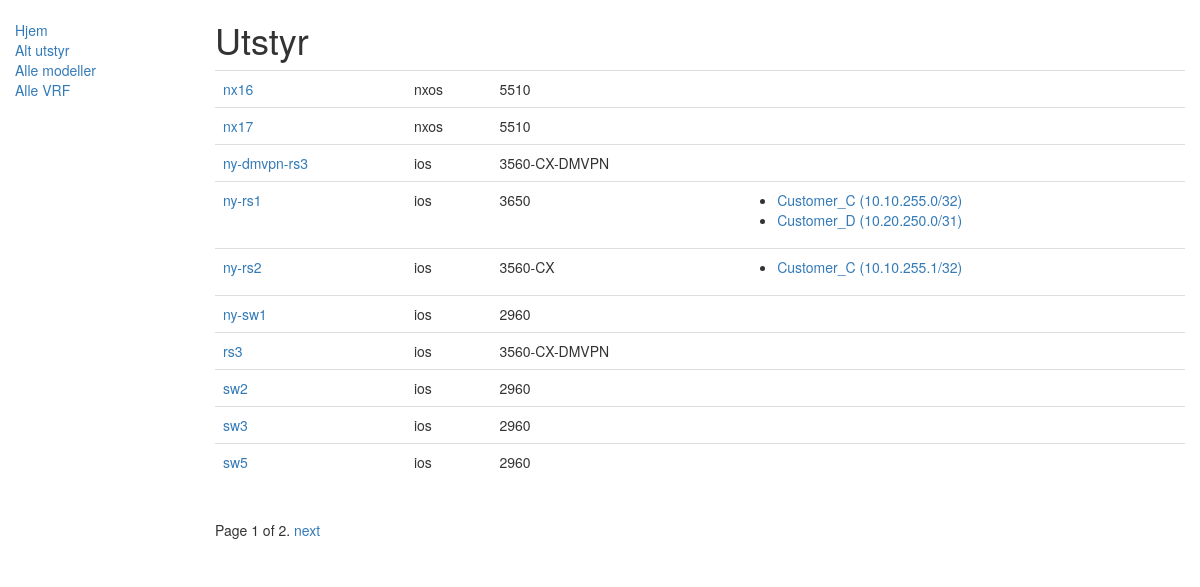
Page /prov/equipment on the earlier database version.
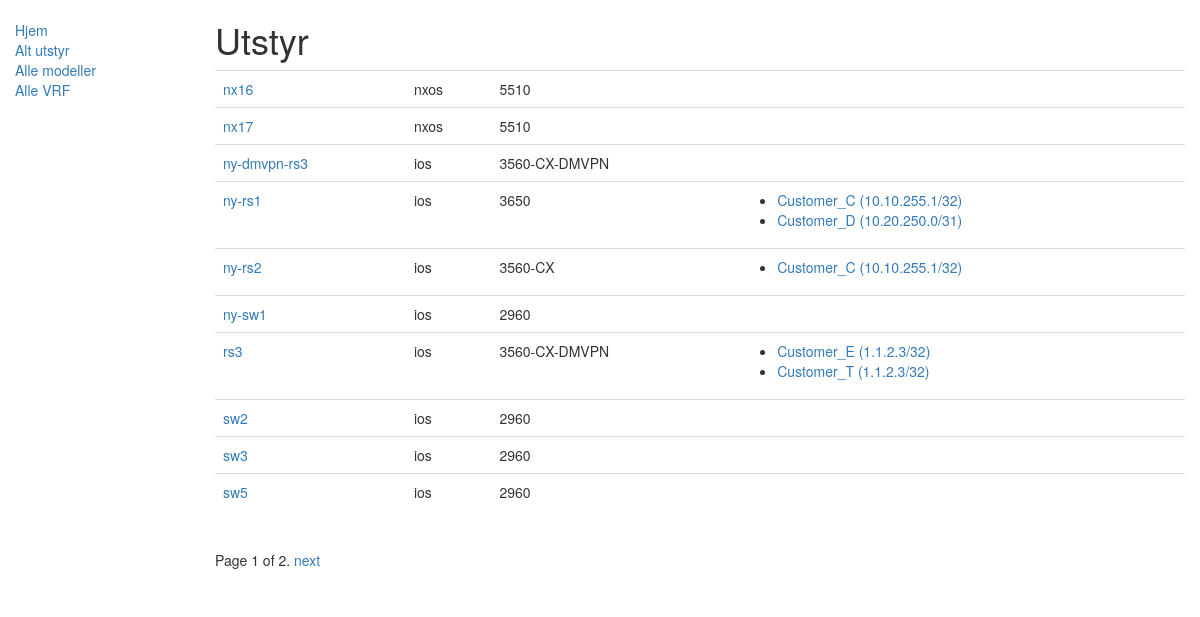
Same page on the later database version.
### prov/models.py (models this page shows, shortened)
class Equipment(models.Model):
    name = models.CharField(max_length=200, help_text="Enter name of the equipment")
    playbook = models.ForeignKey('Playbook', on_delete=models.SET_NULL, null=True)
    inventory = models.ForeignKey('Inventory', on_delete=models.SET_NULL, null=True)
    os = models.ForeignKey('Os', on_delete=models.SET_NULL, null=True)
    equip_model = models.ForeignKey('Emodel', on_delete=models.SET_NULL, null=True)
    def get_absolute_url(self):
        return reverse('equipment-detail', kwargs={'slug': self.name, 'pk':str(self.id)})
    class Meta:
        ordering = ['name']

class Os(models.Model):
    name = models.CharField(max_length=200, help_text="Enter name of the Operating System")
    def __str__(self):
        return self.name

class Emodel(models.Model):
    name = models.CharField(max_length=200, help_text="Enter name of the model")
    def __str__(self):
        return self.name

class Vrf(models.Model):
    name = models.CharField(max_length=200, help_text="Enter name of the vrf")
    equipment = models.ForeignKey('Equipment', on_delete=models.CASCADE, null=True, help_text="Equip VRF is connected to")
    loopback = models.CharField(max_length=200, help_text="Enter loopback addr, eg 1.1.1.1/32")
    linknet = models.CharField(max_length=200, help_text="Enter linknet addr, eg 1.1.1.1/31")
    def get_absolute_url(self):
        return reverse('vrf-detail', args=[str(self.id)])
    class Meta:
        ordering = ['name']

### prov/views.py (the view)
# urls.py: path('equipment', views.EquipmentListView.as_view(), name='equipment'),
class EquipmentListView(generic.ListView):
    model = Equipment
    paginate_by = 10

### prov/templates/prov/equipment_list.html
{% extends "base_generic.html" %}
{% block content %}
    <h1>Utstyr</h1>
    {% if equipment_list %}
        <table class="table">
          {% for equipment in equipment_list %}
          <tr>
            <td>
               <a href="{{ equipment.get_absolute_url }}">{{ equipment.name }}</a>
            </td>
          <td>
              {{ equipment.os }}
          </td>
          <td>
             {{equipment.equip_model}}
          </td>
          <td>
          <ul>
           {% for vrf in equipment.vrf_set.all %}
              <li> <a href="{{ vrf.get_absolute_url }}">{{ vrf.name }} ({{ vrf.loopback }})</a></li>
           {% endfor %}
          </ul>
          </td>
          </tr>
          {% endfor %}
        </table>
    {% else %}
      <p>There are no equipment in the database.</p>
    {% endif %}
{% endblock %}

Differences in the rows shown:
changed Vrf (number 1 of 5 on the later page): loopback "10.10.255.0/32" → "10.10.255.1/32"
added Vrf: name "Customer_E", loopback "1.1.2.3/32", shown under Equipment "rs3"
added Vrf: name "Customer_T", loopback "1.1.2.3/32", shown under Equipment "rs3"
